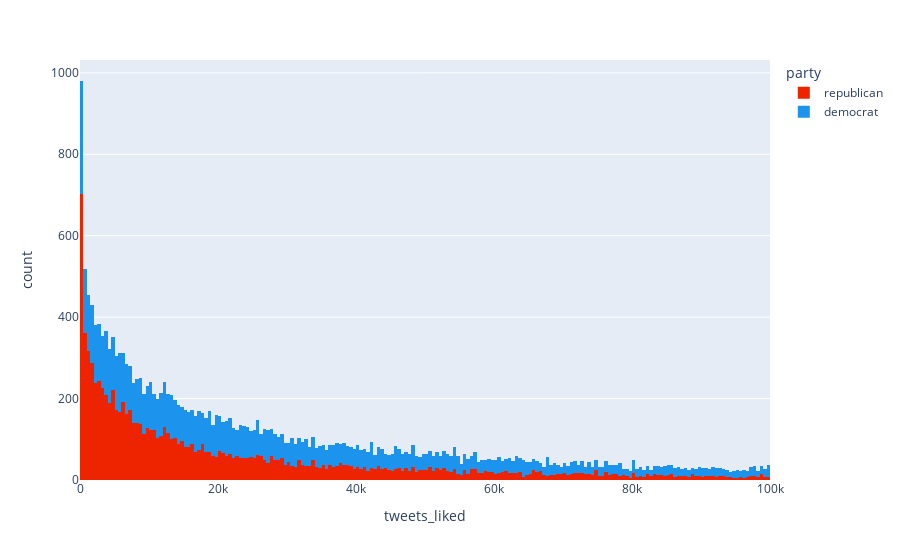

Notebook cell for this chart:
### Code cell
px.histogram(
    rd_users, x='tweets_liked', color='party',
    color_discrete_map=color_scheme, range_x=[0, 100_000],
    nbins=10_000
)

### Figure 1 — Plotly figure (JSON) as saved in the notebook; plotly's stock layout.template omitted (floating-point values rounded to 4 significant figures; data arrays with more than 128 entries replaced by an {"elided": "..."} marker saying what was removed)
{"data": [{"alignmentgroup": "True", "bingroup": "x", "hovertemplate": "party=republican<br>tweets_liked=%{x}<br>count=%{y}<extra></extra>", "legendgroup": "republican", "marker": {"color": "#ee2400", "pattern": {"shape": ""}}, "name": "republican", "nbinsx": 10000, "offsetgroup": "republican", "orientation": "v", "showlegend": true, "type": "histogram", "x": {"elided": "11374 int values"}, "xaxis": "x", "yaxis": "y"}, {"alignmentgroup": "True", "bingroup": "x", "hovertemplate": "party=democrat<br>tweets_liked=%{x}<br>count=%{y}<extra></extra>", "legendgroup": "democrat", "marker": {"color": "#1c94ed", "pattern": {"shape": ""}}, "name": "democrat", "nbinsx": 10000, "offsetgroup": "democrat", "orientation": "v", "showlegend": true, "type": "histogram", "x": {"elided": "13612 int values"}, "xaxis": "x", "yaxis": "y"}], "layout": {"barmode": "relative", "legend": {"title": {"text": "party"}, "tracegroupgap": 0}, "margin": {"t": 60}, "xaxis": {"anchor": "y", "domain": [0, 1], "range": [0, 100000], "title": {"text": "tweets_liked"}}, "yaxis": {"anchor": "x", "domain": [0, 1], "title": {"text": "count"}}}}
